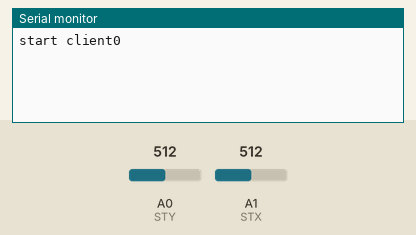
The sketch below on a simulated Arduino Uno, built with avr-gcc and run on an emulated ATmega328P. Shown: the last lines printed to the serial monitor. The inputs (shaded band) are chosen by the test bench; at power-on: A0 (STY) = 512, A1 (STX) = 512. No radio packets arrive unless stated.

Above: at 1.2 s.
1.3 s: A0 (STY) set to 710
At 2.1 s:
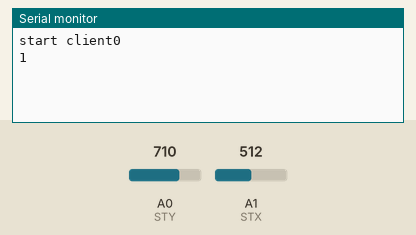
2.9 s: A1 (STX) set to 710
At 3.4 s:
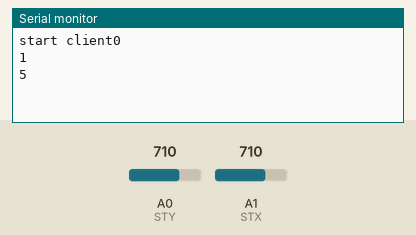
4.4 s: A0 (STY) set to 690
At 5.6 s:
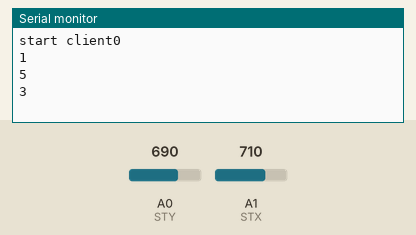
5.9 s: A1 (STX) set to 690
At 7.1 s:
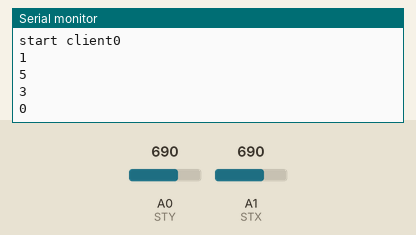
Timing chart, 0 to 8.4 s (numbered marks = the images above; inputs shaded):
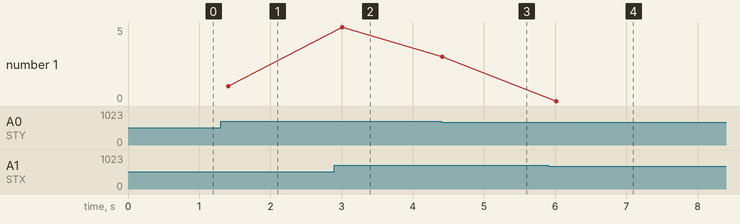

Measured:
- after the input at 1.3 s, the serial monitor: prints a new line after 0.11 s (image 1)
- after the input at 2.9 s, the serial monitor: prints a new line after 0.11 s (image 2)
- after the input at 4.4 s, the serial monitor: prints a new line at once (image 3)
- after the input at 5.9 s, the serial monitor: prints a new line after 0.12 s (image 4)
- plotted number 1: 1 → 5 after the input at 2.9 s, 5 → 3 after the input at 4.4 s, 3 → 0 after the input at 5.9 s

The sketch:

controller.ino
```cpp
#include <SPI.h>
#include "nRF24L01.h"
#include "RF24.h"

#define STX A1
#define STY A0

RF24 radio(5, 6);

char prev_message = 'x';

void setup() {
  Serial.begin(9600);
  Serial.write("start client");

  pinMode(STX, INPUT);
  pinMode(STY, INPUT);

  // 通信開始
  radio.begin();

  // 書き込み用のパイプを開く
  const byte address_w[6] = "00001";

  radio.openWritingPipe(address_w);
  radio.setPALevel(RF24_PA_MIN);
  radio.stopListening();

}

void loop() {

  char message =  get_control_message();
  if (prev_message != message && message == "0") {
    prev_message = 'x';
  } else if (prev_message != message) {
    Serial.print(message);
    Serial.println();
    bool ok;
    ok = radio.write( &message, sizeof(message));

//    if(ok == false) {
//      Serial.println("send error");
//    }
    prev_message = message;
  }

  delay(200);

}
char get_control_message() {

  int x_status = get_position(analogRead(STX));
  int y_status = get_position(analogRead(STY));
  if (x_status == 0 && y_status == 0) {


  } else if (x_status == 0 && y_status == 0) {
    return '0';
  } else if (x_status == 0 && y_status == 1) {
    return '1';
  } else if (x_status == 0 && y_status == -1) {
    return '2';
  } else if (x_status == 1 && y_status == 0) {
    return '3';
  } else if (x_status == -1 && y_status == 0) {
    return '4';
  } else if (x_status == 1 && y_status == 1) {
    return '5';
  } else if (x_status == -1 && y_status == 1) {
    return '6';
  } else if (x_status == 1 && y_status == -1) {
    return '7';
  } else if (x_status == -1 && y_status == -1) {
    return '8';
  }
  return '0';
}
int get_position(int point) {

  if (point < 300 ) {
    return -1;
  } else if (point > 700) {
    return 1;
  } else {
    return 0;
  }
}
```
